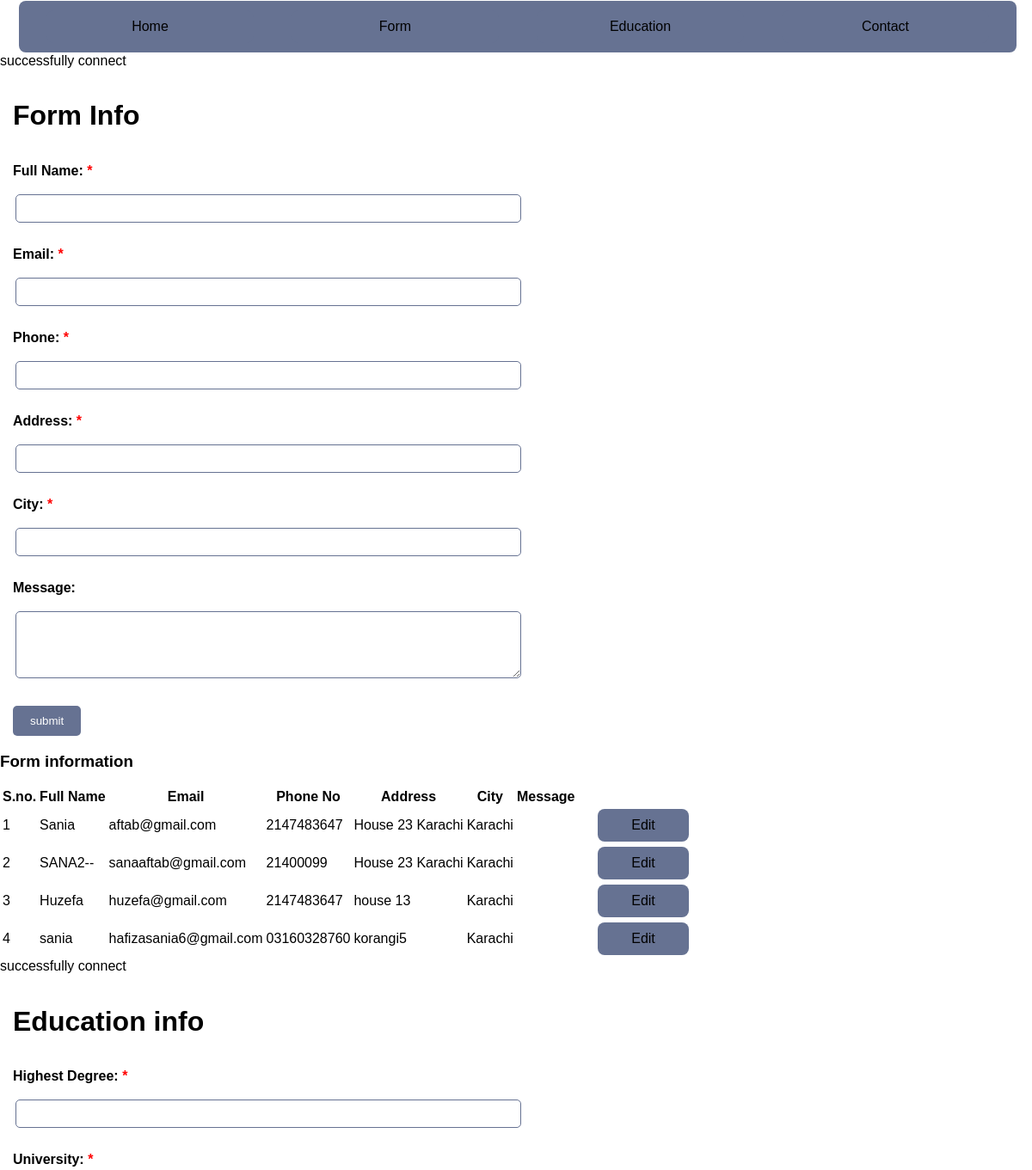
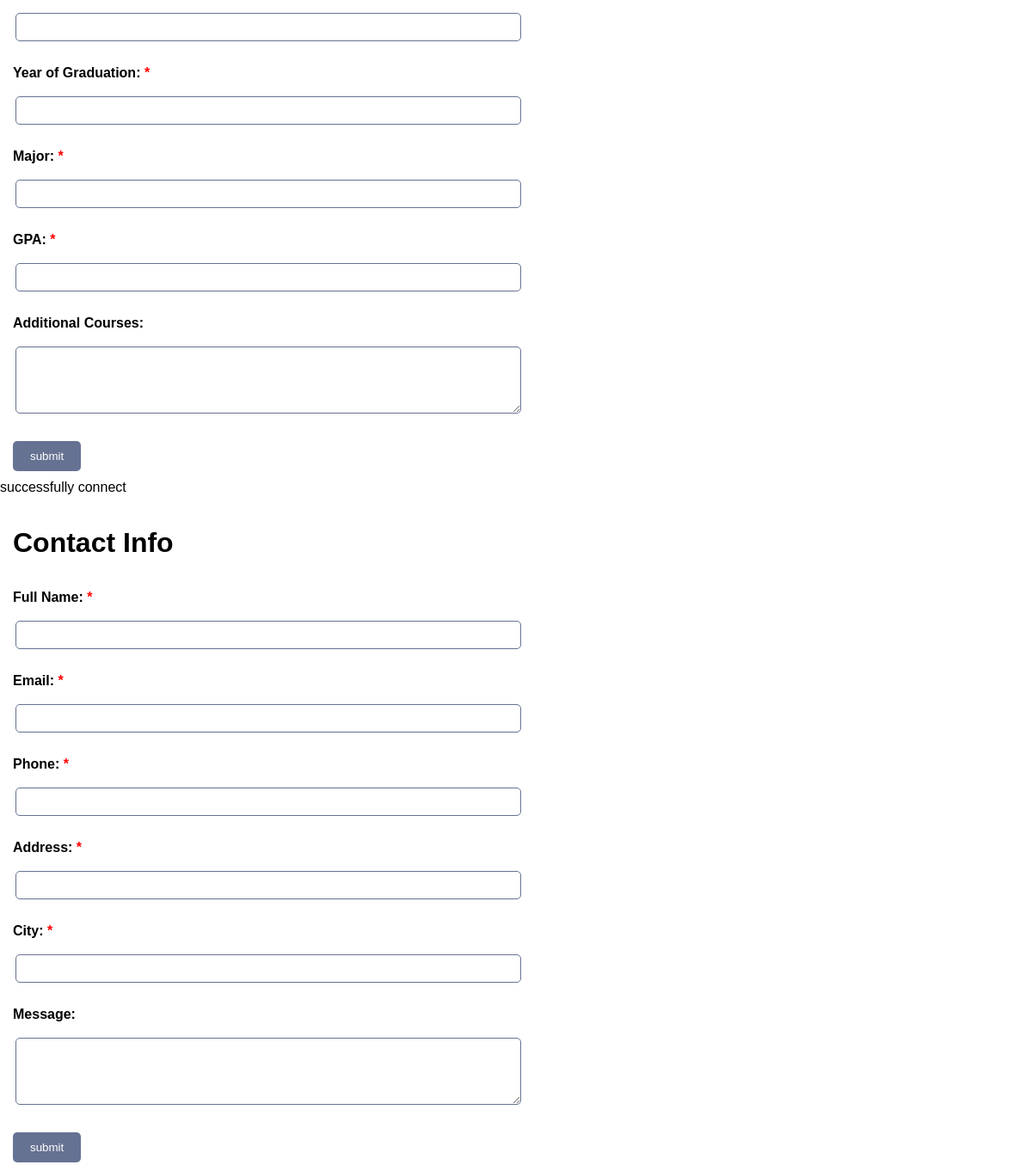
The page / on the database its author committed (2 pictures, top to bottom).
### tables this page shows
CREATE TABLE `users` (
  `id` int(11) NOT NULL AUTO_INCREMENT,
  `full_name` varchar(255) DEFAULT NULL,
  `email` varchar(255) DEFAULT NULL,
  `phone` varchar(100) DEFAULT NULL,
  `address` varchar(255) DEFAULT NULL,
  `city` varchar(255) DEFAULT NULL,
  `highest_degree` varchar(255) DEFAULT NULL,
  `university` varchar(255) DEFAULT NULL,
  `graduation_year` int(11) DEFAULT NULL,
  `major` varchar(255) DEFAULT NULL,
  `gpa` float DEFAULT NULL,
  `message` varchar(255) DEFAULT NULL,
  `additional_courses` varchar(255) DEFAULT NULL,
  PRIMARY KEY (`id`)
);

### form.php (the view, shortened to what this page needs)
 <?php
 include("connect.php");
 extract($_GET);
 extract($_POST);
 ?>
 <link rel="stylesheet" href="style.css">
 <h1>Form Info</h1>
 <form method="post" action="">
     <div class= "col-12">
         <label for="full_name" ><b>Full Name:
         <span class= "color_red">*
         ?></span></b></label>
         <input class="inputtype" type="text" id="full_name" name="full_name" value="<?php
         if(isset($full_name)){
             echo $full_name;
         }
         ?>"/>
     </div>
     <div class= "col-12">
         <label for="email"><b>Email:
        <span class="color_red">*<?php
        ?></span>
        </b></label>
         <input class="inputtype" type="email" id="email" name="email" value="<?php
         if(isset($email)){
             echo $email;
         }
         ?>"/>
     </div>
     <div class= "col-12">
         <label for="phone"><b>Phone:
         <span class="color_red">*<?php
         ?></span>
         </b></label>
         <input class="inputtype" type="text" id="phone" name="phone" value="<?php
         if(isset($phone)){
             echo $phone;
         }
         ?>"/>
     </div>
     <div class= "col-12">
         <label for="address" ><b>Address:
             <span class="color_red">*<?php
              ?></span>
              </b></label>
              <input class="inputtype" type="text" id="address" name="address" value="<?php
              if(isset($address)){
                 echo $address;
              }
              ?>"/>
     </div>
     <div class= "col-12">
         <label for="city"><b>City:
         <span class="color_red">*<?php
         ?></span>
         </b></label>
         <input class="inputtype" type="text" id="city" name="city" value="<?php
         if(isset($city)){
             echo $city;
         }
         ?>"/>
     </div>
     <div class= "col-12">
         <label for="message" ><b>Message:</b></label>
         <textarea class="inputtype" id="message" name="message" rows="4" ></textarea>
     </div>
     <div class= "col-12">
         <input class="submit" type="submit" value="submit">
     </div>
     <div class="claass table">
         <?php
         $sql ="SELECT * FROM users";
         $result = mysqli_query($conn, $sql);
         $count= mysqli_num_rows($result);
         if($count>0){ ?>
   <h3>Form information</h3>
<table>
         <thead>
             <tr>
                 <th>S.no.</th>
                 <th>Full Name</th>
                 <th>Email</th>
                 <th>Phone No</th>
                 <th>Address</th>
                 <th>City</th>
                 <th>Message</th>
             </tr>
         </thead>
         <tbody>
             <?php
             $i =0;
             while($row =mysqli_fetch_assoc($result)){
               $id =$row['id'];?>
               <tr>
                 <td><?php echo $i+1; ?></td>
                 <td><?php echo $row ['full_name']?></td>
                 <td><?php echo $row ['email']?></td>
                 <td><?php echo $row ['phone']?> </td>
                 <td><?php echo $row ['address']?></td>
                 <td><?php echo $row ['city']?></td>
                 <td><?php echo $row ['message']?></td>
                 <td>
                     <a href="form.php?id=<?php echo $row ['id'];?>&mode=edit">Edit</a>
                 </td>
             </tr>
             <?php
             $i++;
             }?>
         </tbody>
      </table>
        <?php }?>
     </div>
 </form>

### index.php (shortened to what this page needs)
<!DOCTYPE html>
<html lang="en">
<head>
    <link rel="stylesheet" href="style.css">
</head>
<body>
    <?php include('menu.php')?>
    <?php include('form.php')?>
    <?php include('education.php')?>
    <?php include('contact.php')?>
</body>
</html>

### menu.php
<nav class="navbar">
        <a href="./index.php">Home</a>
        <a href="./form.php">Form</a>
        <a href="./education.php">Education</a>
        <a href="./contact.php">Contact</a>
</nav>

### connect.php
<?php
$host = "localhost";
$mysqlusers = "root";
$password = "";
$dbname = "myproject";
$conn = mysqli_connect($host,$mysqlusers,$password,$dbname);
if(!$conn){
    echo "connection failed" .mysqli_connect_error();
}
else{
    echo"successfully connect";
}
?>

### education.php (shortened to what this page needs)
<?php
include("connect.php");
extract($_POST);
?>
<link rel="stylesheet" href="style.css">
 <h1>Education info</h1>
<form method="post" action="">
    <div class="col-12">
        <label for="highest_degree"><b>Highest Degree:
            <span class="color_red">*<?php
            ?></span></b></label>
        <input  class= "inputtype" type="text" id="highest_degree" name="highest_degree" value="<?php
        if(isset($highest_degree)){
            echo $highest_degree;
        }
        ?>"/>
    </div>
    <div  class="col-12">
        <label for="university"><b>University:
        <span class="color_red">*<?php
        ?></span></b></label>
        <input  class= "inputtype" type="text" id="university" name="university" value="<?php
        if(isset($university)){
            echo $university;
        }
        ?>"/>
    </div>
    <div class="col-12">
        <label for="graduation_year"><b>Year of Graduation:
        <span class="color_red">*<?php
        ?></span></b></label>
        <input class= "inputtype" type="number" id="graduation_year" name="graduation_year" min="1900" max="2100" value="<?php
        if(isset($graduation_year)){
            echo $graduation_year;
        }
        ?>"/>
    </div>
    <div class="col-12">
        <label for="major" ><b>Major:
        <span class="color_red">*<?php
        ?></span></b></label>
        <input class= "inputtype" type="text" id="major" name="major" value="<?php
        if(isset($major)){
            echo $major;
        }
        ?>"/>
    </div>
    <div class="col-12">
        <label for="gpa" ><b>GPA:
        <span class="color_red">*<?php
        ?></span></b></label>
        <input class= "inputtype" type="text" id="gpa" name="gpa" value="<?php
        if(isset ($gpa)){
            echo $gpa;
        }
        ?>"/>
    </div>
    <div  class="col-12">
        <label for="additional_courses"><b>Additional Courses:</b></label>
        <textarea class= "inputtype" id="additional_courses" name="additional_courses" rows="4"></textarea>
    </div>
    <div class= "col-12">
        <input class="submit" type="submit" value="submit">
    </div>
</form>

### contact.php (shortened to what this page needs)
<?php
include("connect.php");
extract($_POST);
?>
<link rel="stylesheet" href="style.css">
<h1> Contact Info</h1>
    <form method="post" action="">
        <div class="col-12">
            <label for="full_name"><b>Full Name:
            <span class="color_red">*<?php
            ?></span></b></label>
            <input class="inputtype" type="text" id="full_name" name="full_name" value="<?php
            if(isset($full_name)){
                echo $full_name;
            }
            ?>"/>
        </div>
        <div class="col-12">
            <label for="email"><b>Email:
            <span class="color_red">*<?php
            ?></span></b></label>
            <input class="inputtype" type="email" id="email" name="email" value="<?php
            if(isset($email)){
                echo $email;
            }
            ?>"/>
        </div>
        <div class="col-12">
            <label for="phone"><b>Phone:
            <span class= "color_red">*<?php
            ?></span></b></label>
           <input class="inputtype" type="text" id="phone" name="phone" value="<?php
           if(isset($phone)){
              echo $phone;
           }
           ?>"/>
        </div>
        <div class="col-12">
            <label for="address"><b>Address:
            <span class="color_red">*<?php
            ?></span></b></label>
            <input class="inputtype" type="text" id="address" name="address" value="<?php
            if(isset($address)){
                echo $address;
            }
            ?>"/>
        </div>
        <div class="col-12">
            <label for="city"><b>City:
            <span class="color_red">*<?php
            ?></span></b></label>
            <input class="inputtype" type="text" id="city" name="city" value="<?php
            if((isset($city))){
                echo $city;
            }
            ?>"/>
        </div>
        <div class="col-12">
            <label for="message"><b>Message:</b></label>
            <textarea class="inputtype" id="message" name="message" rows="4"></textarea>
        </div>
        <div class= "col-12">
            <input class="submit" type="submit" value="submit">
        </div>
    </form>

### style.css (style rules this page uses)
body { padding: 0; margin: 0; box-sizing: border-box; font-family: Arial,sans-serif; }
h1 { padding: 15px; margin-right:20px; }
.inputtype { width: 50%; padding: 8px; margin:18px; border-radius: 5px; border: 1px solid #667292; }
.col-12 { margin-bottom: 10px; width: 95%; }
.col-12 label { display: block; margin:0px 15px; }
.submit { padding: 10px 20px; border-radius: 5px; background-color: #667292; color: white; border: none; margin:0px 15px; }
.navbar,a { height: 50%; width: 95%; padding: 10px; margin: 1px 22px; display: flex; justify-content: space-evenly; align-items: center; background-color: #667292; border-radius: 8px; text-decoration: none; color: black; }
.color_red { color: red; }

### rows shown on the page
users: full_name "Sania", email "aftab@gmail.com", phone "2147483647", address "House 23 Karachi", city "Karachi"
users: full_name "SANA2--", email "sanaaftab@gmail.com", phone "21400099", address "House 23 Karachi", city "Karachi"
users: full_name "Huzefa", email "huzefa@gmail.com", phone "2147483647", address "house 13", city "Karachi"
users: full_name "sania", email "hafizasania6@gmail.com", phone "03160328760", address "korangi5", city "Karachi"
